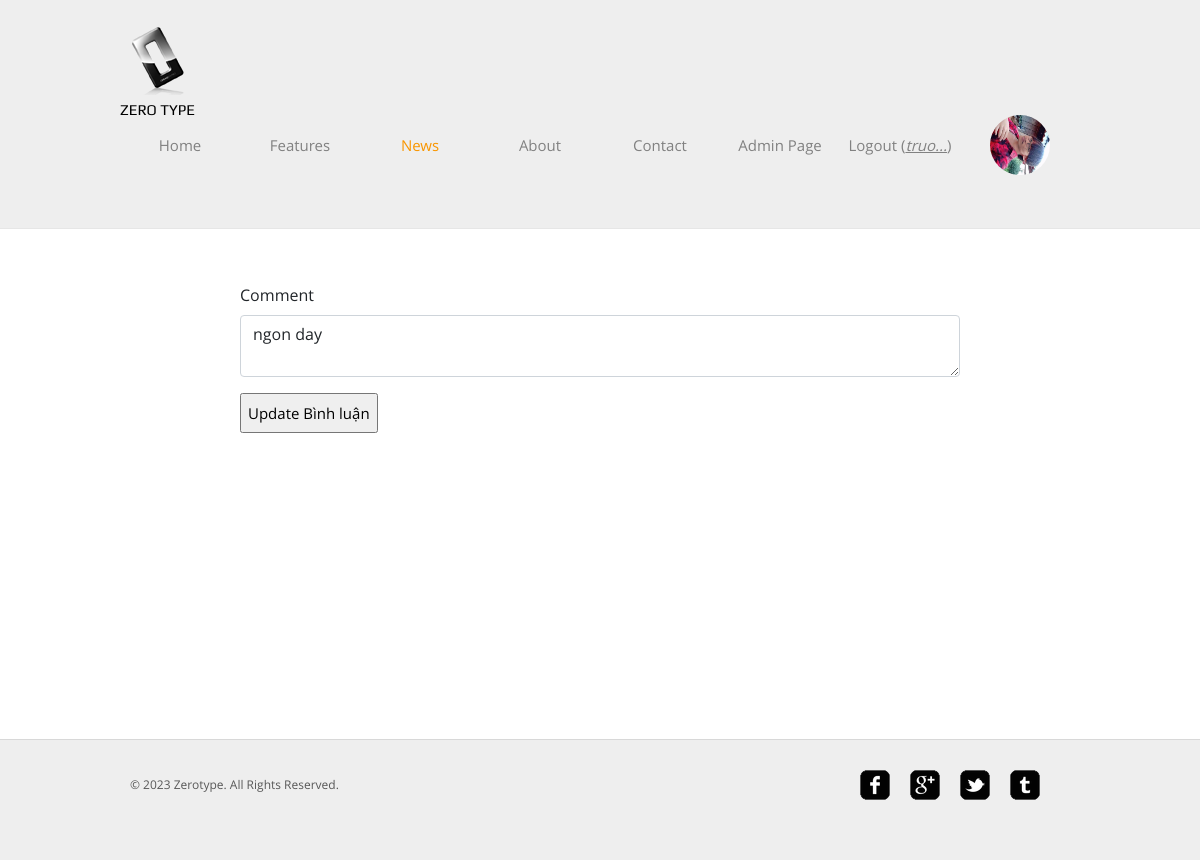
The app's page /comment/updateComment.php?id=3&news=7 (signed in) with its own data.
### tables this page shows
CREATE TABLE `user` (
  `id` int(11) NOT NULL,
  `email` varchar(100) NOT NULL,
  `username` varchar(100) NOT NULL,
  `password` varchar(100) NOT NULL,
  `avatar` varchar(255) NOT NULL,
  `fullname` varchar(255) NOT NULL,
  `gender` varchar(6) NOT NULL,
  `favorite` varchar(255) NOT NULL,
  `role` varchar(5) NOT NULL
);

CREATE TABLE `comment` (
  `id` int(11) NOT NULL,
  `author` int(11) NOT NULL,
  `news` int(11) NOT NULL,
  `content` varchar(255) NOT NULL
);

### controll.php (called while the page is built, shortened)
<?php
include('connect.php');
class AbstractQuery{
    public function convertShortContent($content){
        return strlen($content) < 4 ? $content : substr($content,0,4)."...";
    }
    public function loginGetValue($username,$password){
        global $conn;
        $sql="select * from user where username = '$username' and password = '$password'";
        $run = mysqli_query($conn,$sql);
        return $run;
    }
    public function loginWithCookie(){
        if(isset($_COOKIE['username']) && isset($_COOKIE['password'])) {
            $username= $_COOKIE['username'];
            $password= $_COOKIE['password'];
            $run = $this->loginGetValue($username,$password);
            return $run->num_rows > 0 ? $run : null;
        }
        return null;
    }
    public function isAdmin(){
        return $this->loginWithCookie()->fetch_assoc()['role'] == "ADMIN";
    }
    public function getCommentById($id,$news){
        global $conn;
        $infoAuthor = $this->loginGetValue($_COOKIE['username'],$_COOKIE['password']);
        $result = $infoAuthor->fetch_assoc();
        $sql= "select * from comment where id=$id and news = $news and author =".$result['id'];
        if($this->isAdmin())
            $sql = "select * from comment where id=$id and news = $news";
        $run = mysqli_query($conn,$sql);
        return $run;
    }
}
?>

### comment/updateComment.php (the view, shortened to what this page needs)
<!DOCTYPE HTML>
<html>
<head>
	<link rel="stylesheet" href="https://pro.fontawesome.com/releases/v5.15.4/css/all.css">
    <link href="https://cdn.jsdelivr.net/npm/bootstrap@5.1.3/dist/css/bootstrap.min.css" rel="stylesheet">
	<link rel="stylesheet" href="/zerotype/css/style.css" type="text/css">
	<link rel="stylesheet" href="/zerotype/css/style2.css" type="text/css">
</head>
<body>
	<div id="header">
		<div>
			<div class="logo">
				<a href="/zerotype/index.php">Zero Type</a>
			</div>
			<ul id="navigation">
				<li>
					<a href="/zerotype/index.php">Home</a>
				</li>
				<li>
					<a href="/zerotype/features.php">Features</a>
				</li>
				<li class="active">
					<a href="/zerotype/news.php">News</a>
				</li>
				<li>
					<a href="/zerotype/about.php">About</a>
				</li>
				<li>
					<a href="/zerotype/contact.php">Contact</a>
				</li>
				<?php
				include("../filterwithcookie.php");
				?>
				<li>
				<div class="avatar">
                    <?php
                    global $query;
                    $run = $query->loginGetValue($_COOKIE['username'],$_COOKIE['password']);
                        if($run->num_rows > 0){
                            $row = $run->fetch_assoc();
                            echo "<a href='/zerotype/profile/updateProfile.php'><img src=../".$row['avatar']." width='60' height='60' style='border-radius:50%;'></a>";
                        }
                    ?>
				</div>
				</li>
			</ul>
		</div>
	</div>
	<div id="contents">
		<div class="comment">
			<form method="POST" id="comment">
                <?php
                    global $query;
                    $cmt = $query->getCommentById($_GET['id'],$_GET['news'])->fetch_assoc();
                ?>
				<div class="mb-3">
					<label class="form-label">Comment</label>
					<textarea class="form-control" name="content" rows="2" ><?php echo $cmt['content']; ?></textarea>
				</div>
					<input style="height:40px; font-size:15px;" type="submit" name="submit" value="Update Bình luận" >
            </form>
		</div>
	</div>
	<div id="footer">
		<div class="clearfix">
			<div id="connect">
				<a href="http://freewebsitetemplates.com/go/facebook/" target="_blank" class="facebook"></a><a href="http://freewebsitetemplates.com/go/googleplus/" target="_blank" class="googleplus"></a><a href="http://freewebsitetemplates.com/go/twitter/" target="_blank" class="twitter"></a><a href="http://www.freewebsitetemplates.com/misc/contact/" target="_blank" class="tumbler"></a>
			</div>
			<p>
				© 2023 Zerotype. All Rights Reserved.
			</p>
		</div>
	</div>
</body>
</html>

### filterwithcookie.php
<?php
include("controll.php");
$query = new AbstractQuery();
$checkCookie = $query->loginWithCookie();
if($checkCookie != null){
    while($row = $checkCookie->fetch_assoc()) {
        if($row['role']=="ADMIN"){
            echo '<li>
            <a href="/zerotype/admin.php">Admin Page</a>
            </li>';
        }
        echo '<li>
        <a href="/zerotype/logoutcookie.php">Logout (<u><i>'.$query->convertShortContent($row['username']).'</i></u>)</a>
        </li>
        <style>
        #register,#login{
            display: none;
        }
        </style>';
        break;
    }
}
else
    header('Location: login.php');
?>

### css/style.css (style rules this page uses)
body { background-color: #fff; font-family: 'OpenSans'; margin: 0; }
img { border: 0; }
.clearfix:after, #contents:after { clear: both; content: ""; display: block; height: 1%; line-height: 0; visibility: hidden; }
#header { background-color: #eee; border-bottom: 1px solid #e6e6e6; padding: 27px 0; }
#header>div, #footer>div { width: 920px; margin: 0 auto; padding: 0 20px; }
#header .logo { float: left; margin-right: 20px; }
#header .logo a { background: url(../images/logo.png) no-repeat center top; color: #000; display: block; font: 15px/30px 'Play'; height: 20px; width: 76px; padding-top: 68px; text-decoration: none; text-transform: uppercase; }
#navigation { display: inline-block; list-style: none; line-height: 100px; margin: 0; padding: 0; }
#navigation li { float: left; width: 160px; text-align: center; }
#navigation li a { color: #818181; font-size: 15px; line-height: 30px; text-decoration: none; }
#navigation li.active a { color: #f99600; }
#contents { min-height: 510px; width: 880px; margin: 0 auto; padding: 54px 40px; }
p { color: #585858; font-size: 16px; line-height: 24px; margin: 0 0 30px; }
#footer { background-color: #eee; border-top: 1px solid #d8d8d8; padding: 30px 0; }
#footer p { font-size: 12px; line-height: 30px; padding-left: 10px; }
#connect { float: right; display: inline-block; margin-right: 30px; }
#connect a { background: url(../images/icons.png) no-repeat; display: inline-block; height: 30px; width: 30px; margin: 0 10px; }
#connect a.googleplus { background-position: 0 -40px; }
#connect a.twitter { background-position: 0 -80px; }
#connect a.tumbler { background-position: 0 -120px; }

### css/style2.css (style rules this page uses)
#navigation li { float: left; width: 120px; text-align: center; }
#header>div, #footer>div { width: 1000px; margin: 0 auto; padding: 0 20px; }

### comment/updateComment.php (style rules this page uses)
#header>div, #footer>div { width: 1000px; }
.avatar { width: 100%; height: 100px; display: flex; justify-content: center; align-items: center; }
#comment { border-collapse: collapse; width: 90%; margin: 0 auto; }

### records on screen
user: role "Admin Page", username "truo...", avatar (picture)
comment: content "ngon day"
